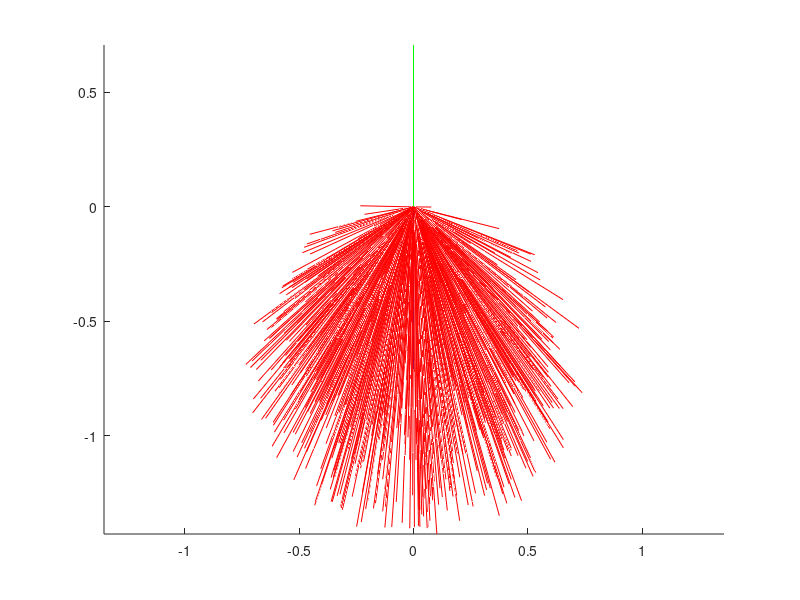

The MATLAB source for this figure: (Note: this script raises an error after producing the figure.)
function sampleBlurryReflection_test()
nbrSamples = 1000;
R = 0.75;
n = [0,0,1];
figure
axis equal
hold on
inDir = [0,-1,-1];
inDir = inDir./norm(inDir);
plot3([0,-inDir(1)], [0,-inDir(2)], [0,-inDir(3)],'g')
outDir = inDir - 2*(inDir * n')*n;
outDir = outDir./norm(outDir);
plot3([0,outDir(1)], [0,outDir(2)], [0,outDir(3)],'b')

outDir2 = zeros(nbrSamples,3);
for i=1:nbrSamples
    
    dir = uniformSphere(R, outDir, n);
    %dir = dir./norm(dir);
    outDir2(i,:) = dir;
    plot3([0,dir(1)], [0,dir(2)], [0,dir(3)],'r')
end

%%
figure
histogram(sum(outDir2.*outDir,2),40, 'FaceColor', 'g')
end

function outDir = uniformSphere(R, refDir, normal)
    point = ones(1,3);
    outDir = zeros(1,3);
    while (norm(point)>1) || (dot(outDir, normal)<0)
        point = rand(1,3)*2 - 1;
        outDir = refDir + R*point;
    end
end